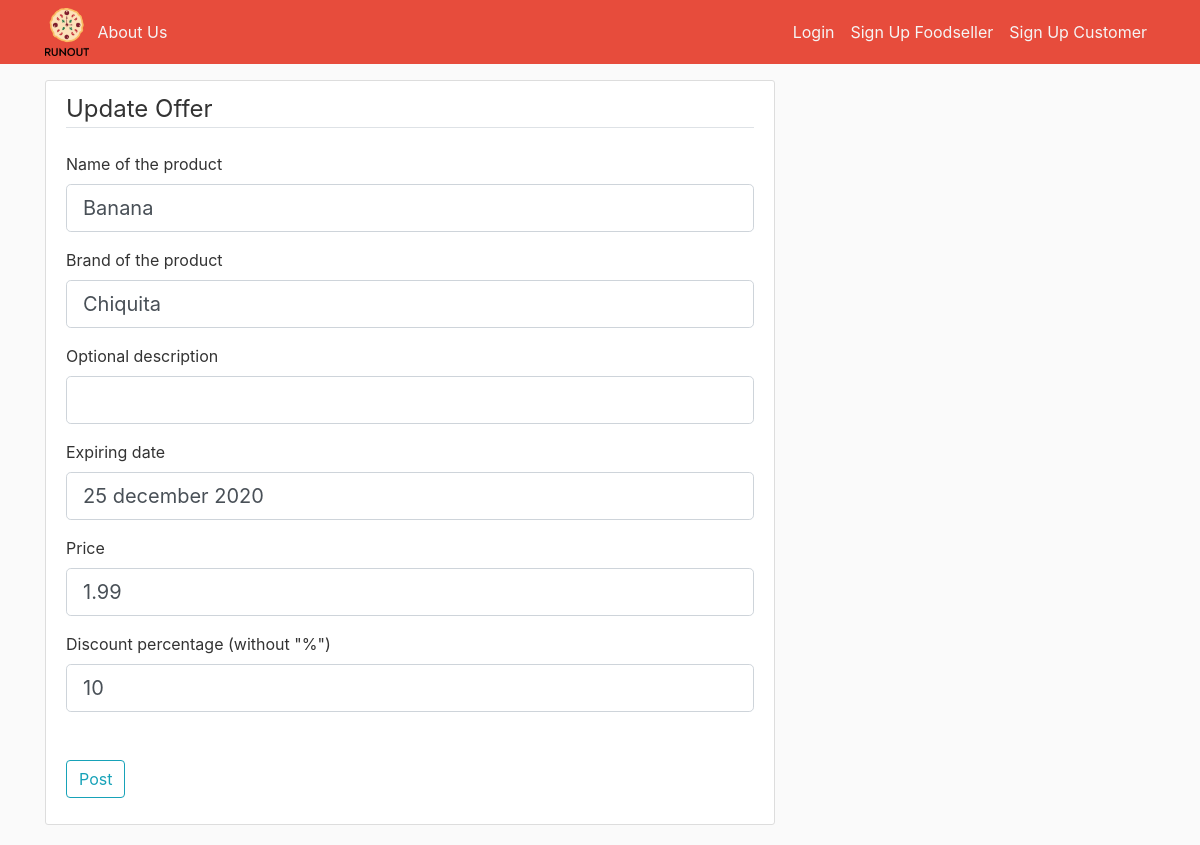
/offer/1/update, run on an earlier commit of the app's database.
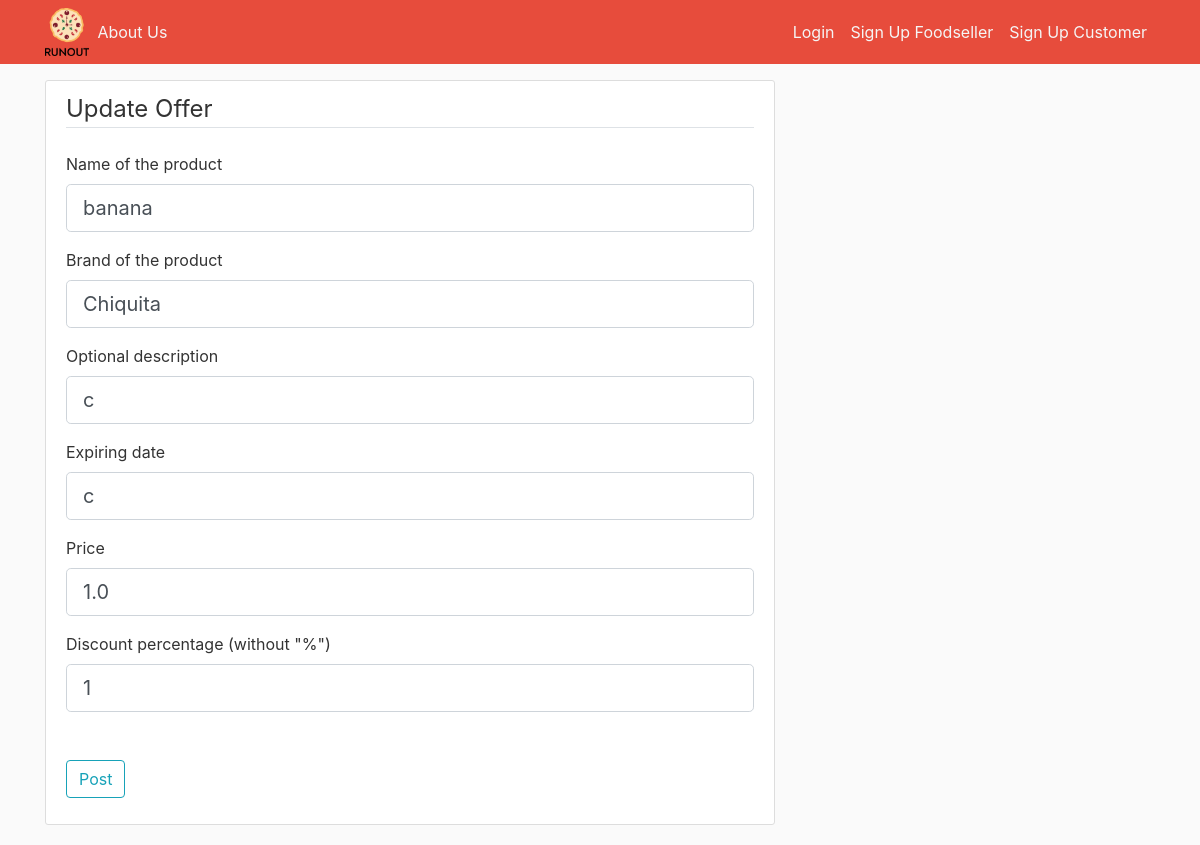
And on a later commit of the database.
### app/models.py (models this page shows, shortened)
class Offer(db.Model):
    __tablename__ = 'Offer'
    id = db.Column(db.Integer, primary_key=True)
    offer_name = db.Column(db.String(20), nullable=False, index=True)
    brand = db.Column(db.String(20), nullable=False)
    description = db.Column(db.String(100))
    exp_date = db.Column(db.String(30), nullable=False)
    price = db.Column(db.Float, nullable=False)
    percentage_discount = db.Column(db.Integer, nullable=False)
    date_posted = db.Column(db.DateTime, nullable=False, default=datetime.utcnow)
    foodseller_id = db.Column(db.Integer, db.ForeignKey('Foodseller.id'), nullable=False)
    shopping_list = db.relationship('OfferInShoppingList', backref='alist', lazy=True, cascade="all, delete")

### app/routes.py (the view)
@app.route('/offer/<int:offer_id>/update',methods=['GET','POST'])
def update_offer(offer_id):
    offer = Offer.query.get_or_404(offer_id)
    form = OfferForm()
    if form.validate_on_submit():
        offer.offer_name = form.offer_name.data
        offer.brand = form.brand.data
        offer.description = form.description.data
        offer.exp_date = form.exp_date.data
        offer.price = form.price.data
        offer.percentage_discount = form.percentage_discount.data
        db.session.commit()
        flash('Offer updated!')
        return redirect(url_for('offer', offer_id=offer.id))
    elif request.method == 'GET':
        form.offer_name.data = offer.offer_name
        form.brand.data = offer.brand
        form.description.data = offer.description
        form.exp_date.data = offer.exp_date
        form.price.data = offer.price
        form.percentage_discount.data = offer.percentage_discount
    return render_template('create_offer.html', title='Update Offer',
                           form=form, legend='Update Offer')

### app/forms.py
class OfferForm(FlaskForm):
    offer_name = StringField('Name of the product', validators=[DataRequired()])
    brand = StringField('Brand of the product', validators=[DataRequired()])
    description = StringField('Optional description')
    exp_date = StringField('Expiring date', validators=[DataRequired()])
    price = FloatField('Price', validators=[DataRequired()])
    percentage_discount = IntegerField('Discount percentage (without "%") ', validators=[DataRequired()])
    submit = SubmitField('Post')

### app/templates/create_offer.html (shortened to what the changed rows need)
{% extends 'layout.html' %}
{% block content %}
<div class="content-section">
    <form method="POST" action="">
        <fieldset class ='form-group'>
                  <div class="form-group">
                      {{ form.offer_name.label(class="form-control-label")}}
                      {% if form.offer_name.errors %}
                        {{ form.offer_name(class="form-control form-control-lg is-invalid") }}
                        <div class="invalid-feedback">
                            {%  for error in form.offer_name.errors %}
                                 <span>{{ error }}</span>
                            {% endfor %}
                        </div>
                      {% else %}
                         {{ form.offer_name(class="form-control form-control-lg")}}
                      {% endif %}
                  </div>
                  <div class="form-group">
                      {{ form.brand.label(class="form-control-label")}}
                      {% if form.brand.errors %}
                        {{ form.brand(class="form-control form-control-lg is-invalid") }}
                        <div class="invalid-feedback">
                            {%  for error in form.brand.errors %}
                                 <span>{{ error }}</span>
                            {% endfor %}
                        </div>
                      {% else %}
                         {{ form.brand(class="form-control form-control-lg")}}
                      {% endif %}
                  </div>
                  <div class="form-group">
                      {{ form.description.label(class="form-control-label")}}
                      {% if form.description.errors %}
                        {{ form.description(class="form-control form-control-lg is-invalid") }}
                        <div class="invalid-feedback">
                            {%  for error in form.description.errors %}
                                 <span>{{ error }}</span>
                            {% endfor %}
                        </div>
                      {% else %}
                         {{ form.description(class="form-control form-control-lg")}}
                      {% endif %}
                  </div>
                  <div class="form-group">
                      {{ form.exp_date.label(class="form-control-label")}}
                      {% if form.exp_date.errors %}
                        {{ form.exp_date(class="form-control form-control-lg is-invalid") }}
                        <div class="invalid-feedback">
                            {%  for error in form.exp_date.errors %}
                                 <span>{{ error }}</span>
                            {% endfor %}
                        </div>
                      {% else %}
                         {{ form.exp_date(class="form-control form-control-lg")}}
                      {% endif %}
                  </div>
                  <div class="form-group">
                      {{ form.price.label(class="form-control-label")}}
                      {% if form.price.errors %}
                        {{ form.price(class="form-control form-control-lg is-invalid") }}
                        <div class="invalid-feedback">
                            {%  for error in form.price.errors %}
                                 <span>{{ error }}</span>
                            {% endfor %}
                        </div>
                      {% else %}
                         {{ form.price(class="form-control form-control-lg")}}
                      {% endif %}
                  </div>
                  <div class="form-group">
                      {{ form.percentage_discount.label(class="form-control-label")}}
                      {% if form.percentage_discount.errors %}
                        {{ form.percentage_discount(class="form-control form-control-lg is-invalid") }}
                        <div class="invalid-feedback">
                            {%  for error in form.percentage_discount.errors %}
                                 <span>{{ error }}</span>
                            {% endfor %}
                        </div>
                      {% else %}
                         {{ form.percentage_discount(class="form-control form-control-lg")}}
                      {% endif %}
                  </div>
        </fieldset>
    </form>
</div>
{% endblock %}

What changed in the data, as far as the page shows it:
changed Offer "Chiquita": offer_name "Banana" → "banana"; description (not shown) → "c"; exp_date "25 december 2020" → "c"; price "1.99" → "1.0"; percentage_discount "10" → "1"
